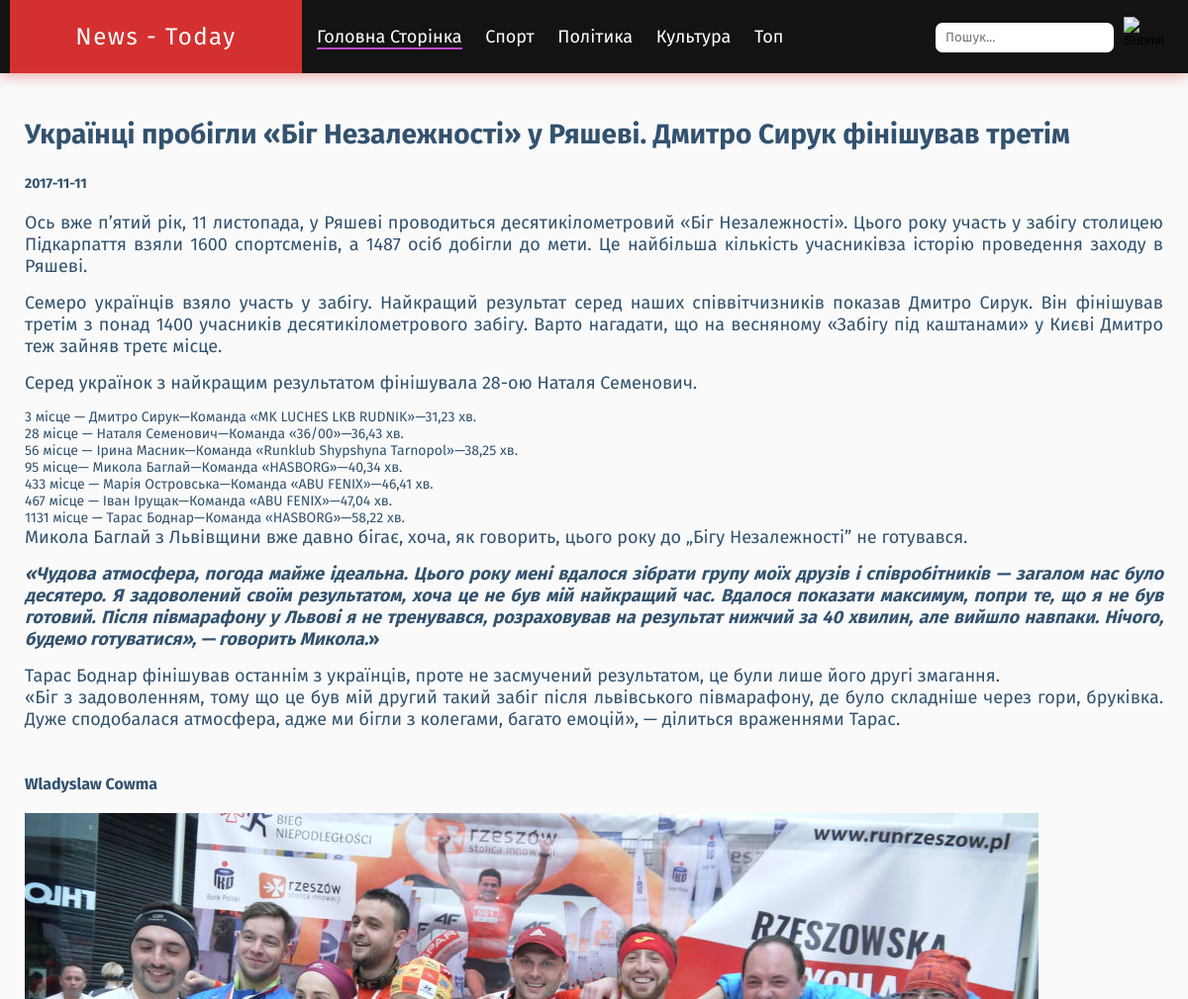
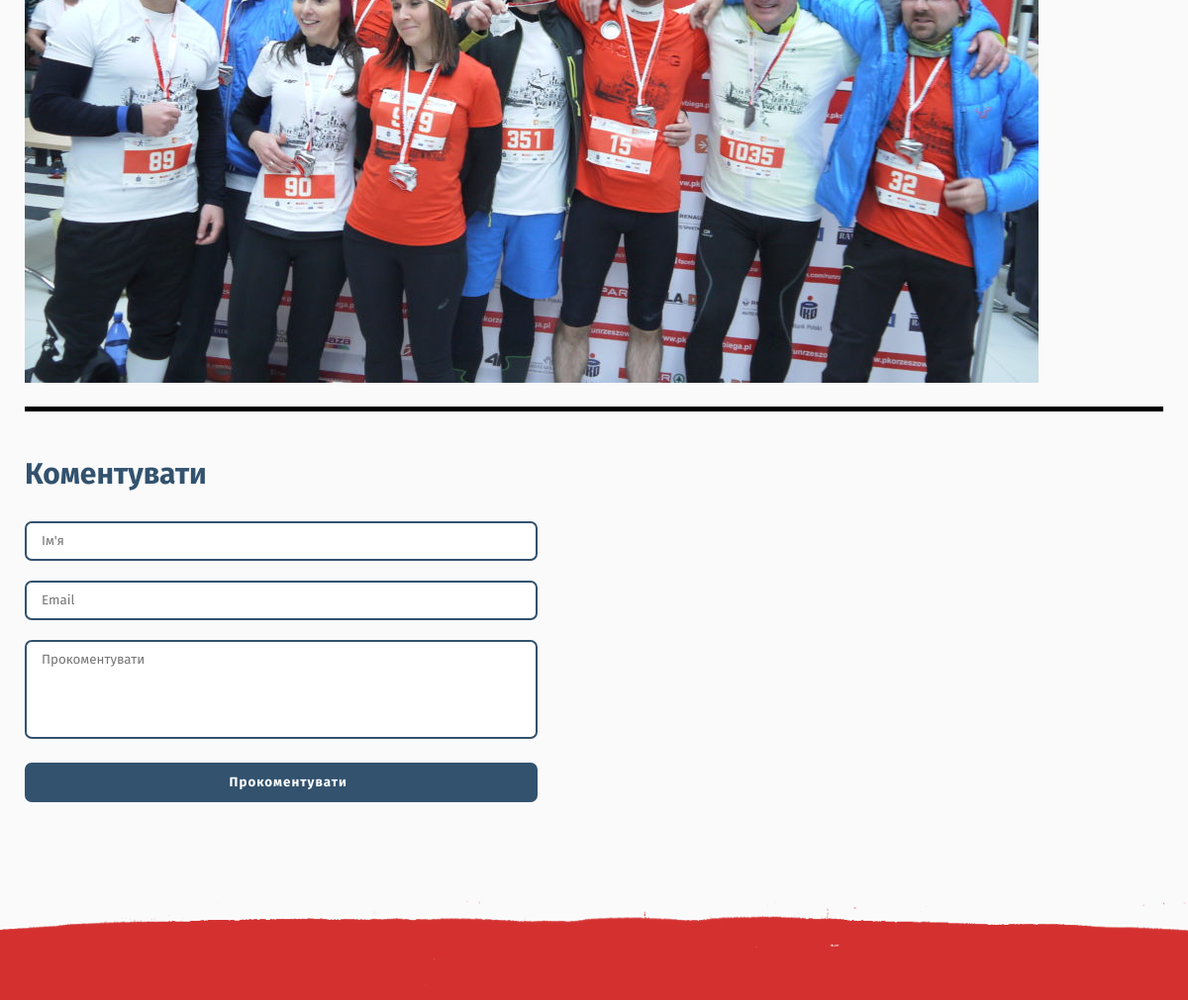
Page /app/?option=page_view&post=46 on the committed database (2 pictures, top to bottom).
### tables this page shows
CREATE TABLE IF NOT EXISTS `news_category` (
  `id_category` tinyint(3) unsigned NOT NULL AUTO_INCREMENT,
  `name_category` varchar(30) NOT NULL,
  `position` int(10) unsigned NOT NULL DEFAULT '0',
  `hidden` tinyint(1) NOT NULL DEFAULT '0',
  PRIMARY KEY (`id_category`)
);

CREATE TABLE IF NOT EXISTS `news_posts` (
  `id` int(10) unsigned NOT NULL AUTO_INCREMENT,
  `post_title` varchar(255) NOT NULL,
  `post_description` text NOT NULL,
  `post_content` text NOT NULL,
  `post_date` date NOT NULL,
  `post_image` varchar(255) NOT NULL,
  `post_author` varchar(60) NOT NULL,
  `post_category` tinyint(4) unsigned NOT NULL,
  `post_commentary_count` int(10) unsigned NOT NULL DEFAULT '0',
  PRIMARY KEY (`id`),
  KEY `post_category` (`post_category`)
);

### app/php-classes/Engine.php (called while the page is built, shortened)
<?php
	abstract class Engine{
		protected $data_b;
		public function __construct(){
			$this->data_b = new PDO('mysql:host='.host.';dbname='.database.';charset=utf8', user, password);
			$this->data_b->setAttribute(PDO::ATTR_ERRMODE, PDO::ERRMODE_EXCEPTION);
			$this->data_b->setAttribute(PDO::ATTR_EMULATE_PREPARES, false);
		}
		public function news_get_header(){
			$table = $this->select_('news_category');
            include('header.php');
		}
		public function news_get_footer(){
			include('footer.php');
		}
        public function select_($table){
            $sql = 'SELECT * FROM '.$table.' ORDER BY position';
            try{
                $result = $this->news_sql_query($sql);
                if($result->rowCount()>0){
                    $tab = array();
                    while($row = $result->fetch(PDO::FETCH_ASSOC)) {
                        $tab['categories'][] = $row;
                    }
                    return $tab;
                }
            }catch(Exception $error){
                print('<div class="container"><p class="error-msg">'.$error->getMessage().'</p></div>');
            }
        }
		public function news_sql_query($news_query){
			$result = $this->data_b->query($news_query);
			return $result;
		}
		public function news_get_template(){
			$this->news_get_header();
			$this->news_get_content();
		}
	}
?>

### app/php-classes/view_all.php (the view)
<div id="page-view">
    <div class="container">
        <div id="post-<?php echo $post_content['id']; ?>">
            <h1 class="category-title">
                <?php echo $post_content['post_title']; ?>
            </h1>
            <div class="post-date">
                <?php echo $post_content['post_date']; ?>
            </div>
            <div class="post-content">
                <?php echo $post_content['post_content']; ?>
            </div>
            <div class="post-author">
                <?php echo $post_content['post_author']; ?>
            </div>
            <div class="post-img">
                <div class="post-inner-img">
                    <img src="<?php echo $post_content['post_image'];  ?>" alt="<?php echo $post_content['post_title']; ?>">
                </div>
            </div>
        </div>
        <?php  require_once('commentaries_list.php'); ?>
    </div>
</div>

### app/header.php (shortened to what this page needs)
<!DOCTYPE html>
<html>
<head>
    <link rel="stylesheet" href="css/reset.css">
    <link rel="stylesheet" href="css/rwdgrid.min.css">
    <link rel="stylesheet" href="css/style.css?ver=155">
    <link rel="stylesheet" href="css/croppie.css">
</head>
<body>
    <div class="header">
        <div class="row-header">
            <div class="container">
                <div class="grid-d-3 grid-t-3 grid-m-12">
                    <div class="logo"><a href="/d/app/" title="News - Today"><span> News - Today</span></a></div>
                </div>
                <div class="search grid-d-9 grid-t-9 m-hide">
                    <?php if(isset($table['categories'])): ?>
                    <div id="navigation" class="clearfix">
                        <div class="grid-d-12">
                            <nav class="header-nav">
                                <ul>
                                    <li <?php if(!isset($_GET[ 'id'])){echo "class='active'";} ?>><a href="/d/app/">Головна Сторінка</a></li>
                                    <?php foreach($table['categories'] as $val): ?>
                                    <li <?php if($_GET[ 'id']==$val[ 'id_category']){echo "class='active'";} ?> >
                                        <a href="?option=category&id=<?php echo $val['id_category']; ?>">
                                            <?php echo $val['name_category']; ?>
                                        </a>
                                    </li>
                                    <?php endforeach; ?>
                                </ul>
                            </nav>
                            <form id="search-head" class="clearfix" method="get">
                                <input type="image" name="submit" src="img/search.svg" class="search_icon" border="0" alt="Submit" />
                                <input type="text" name="search" value="" placeholder="Пошук...">
                            </form>
                        </div>
                    </div>
                </div>
                <?php endif; ?>
            </div>
        </div>
    </div>
    <div class="wrapper">

### rows in the picture
news_category: name_category "Спорт"
news_category: name_category "Політика"
news_category: name_category "Культура"
news_category: name_category "Топ"
news_posts: post_title "Українці пробігли «Біг Незалежності» у Ряшеві. Дмитро Сирук фінішував третім", post_date "2017-11-11", post_content "Ось вже п’ятий рік, 11 листопада, у Ряшеві проводиться десятикілометровий «Біг Незалежності». Цього року участь у забігу столицею Підкарпаття взяли 1600 спортсменів, а 1487 осіб добігли до мети. Це найбільша кількість учасниківза історію проведення заходу в Ряшеві. Семеро українців взяло участь у забігу. Найкращий результат серед наших співвітчизників показав Дмитро Сирук. Він фінішував третім з понад 1400 учасників десятикілометрового забігу. Варто нагадати, що на весняному «Забігу під каштанами» у Києві Дмитро теж зайняв третє місце. Серед українок з найкращим результатом фінішувала 28-ою Наталя Семенович. 3 місце — Дмитро Сирук—Команда «MK LUCHES LKB RUDNIK»—31,23 хв. 28 місце — Наталя…", post_author "Wladyslaw Cowma", post_image (picture)
